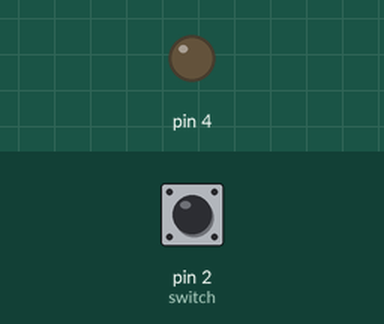
Bench run of a sketch on a simulated Arduino Uno, built with avr-gcc and run on an emulated ATmega328P. On the bench: output pins drawn as LEDs (lit = HIGH). The test bench sets the inputs (shaded band); at power-on: pin 2 (switch) HIGH.

Above: at 1.2 s.
1.3 s: pin 2 (switch) pulled LOW for 0.15 s
At 1.37 s:
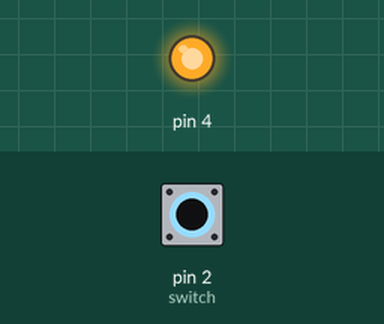
2.9 s: pin 2 (switch) pulled LOW for 3.2 s
At 7.0 s:
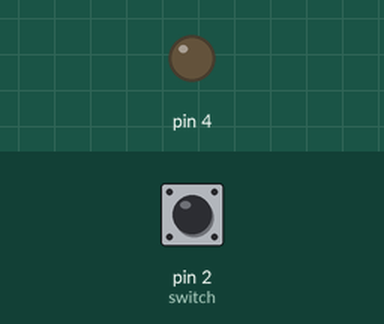
Timing chart, 0 to 8.5 s (numbered marks = the images above; inputs shaded):
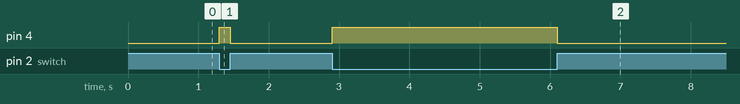

The sketch:

Push_button_switch.ino
```cpp
/* When pressed button -> pin 4 LED on*/

void setup() {
pinMode(4, OUTPUT);
pinMode(2, INPUT_PULLUP);   /*Set pin 2 as on-board switch-input*/
}

void loop()
{   /*main opening bracket for loop*/

if (digitalRead(2) == LOW)   /*When button is pressed, it connects pin 2 to the ground -> low voltage*/
{      /*brackets around statement, no brackets around if/ elif/ else*/
digitalWrite(4, HIGH);
}

else
{
digitalWrite(4, LOW);
}

}    /*main closing bracket for loop*/
```

Measured:
- after the input at 1.3 s, pin 4: LOW → HIGH at once, → LOW 0.15 s later
- after the input at 2.9 s, pin 4: LOW → HIGH at once, → LOW 3.2 s later
